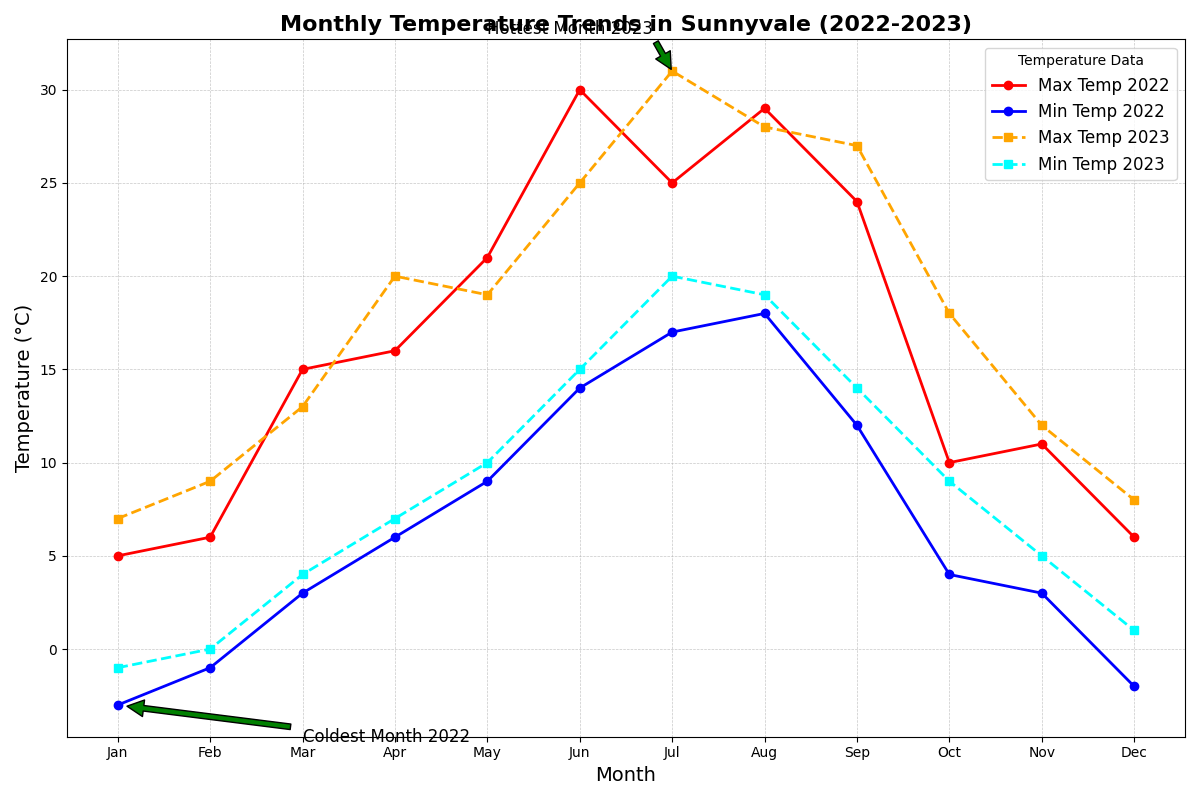

Python code for this plot:
import matplotlib.pyplot as plt
import numpy as np

months = np.array(["Jan", "Feb", "Mar", "Apr", "May", "Jun", "Jul", "Aug", "Sep", "Oct", "Nov", "Dec"])

# Manually altered temperature data for Sunnyvale (preserving the original data structure)
max_temp_2022 = np.array([5, 6, 15, 16, 21, 30, 25, 29, 24, 10, 11, 6])
min_temp_2022 = np.array([-3, -1, 3, 6, 9, 14, 17, 18, 12, 4, 3, -2])
max_temp_2023 = np.array([7, 9, 13, 20, 19, 25, 31, 28, 27, 18, 12, 8])
min_temp_2023 = np.array([-1, 0, 4, 7, 10, 15, 20, 19, 14, 9, 5, 1])

fig, ax = plt.subplots(figsize=(12, 8))

ax.plot(months, max_temp_2022, label='Max Temp 2022', color='red', marker='o', linestyle='-', linewidth=2)
ax.plot(months, min_temp_2022, label='Min Temp 2022', color='blue', marker='o', linestyle='-', linewidth=2)

ax.plot(months, max_temp_2023, label='Max Temp 2023', color='orange', marker='s', linestyle='--', linewidth=2)
ax.plot(months, min_temp_2023, label='Min Temp 2023', color='cyan', marker='s', linestyle='--', linewidth=2)

ax.set_title('Monthly Temperature Trends in Sunnyvale (2022-2023)', fontsize=16, fontweight='bold')
ax.set_xlabel('Month', fontsize=14)
ax.set_ylabel('Temperature (°C)', fontsize=14)

ax.legend(loc='upper right', fontsize=12, title='Temperature Data')

ax.grid(True, which='both', linestyle='--', linewidth=0.5, alpha=0.7)

ax.annotate('Hottest Month 2023', xy=('Jul', 31), xytext=('May', 33),
            arrowprops=dict(facecolor='green', shrink=0.05), fontsize=12)

ax.annotate('Coldest Month 2022', xy=('Jan', -3), xytext=('Mar', -5),
            arrowprops=dict(facecolor='green', shrink=0.05), fontsize=12)

plt.tight_layout()
plt.show()
